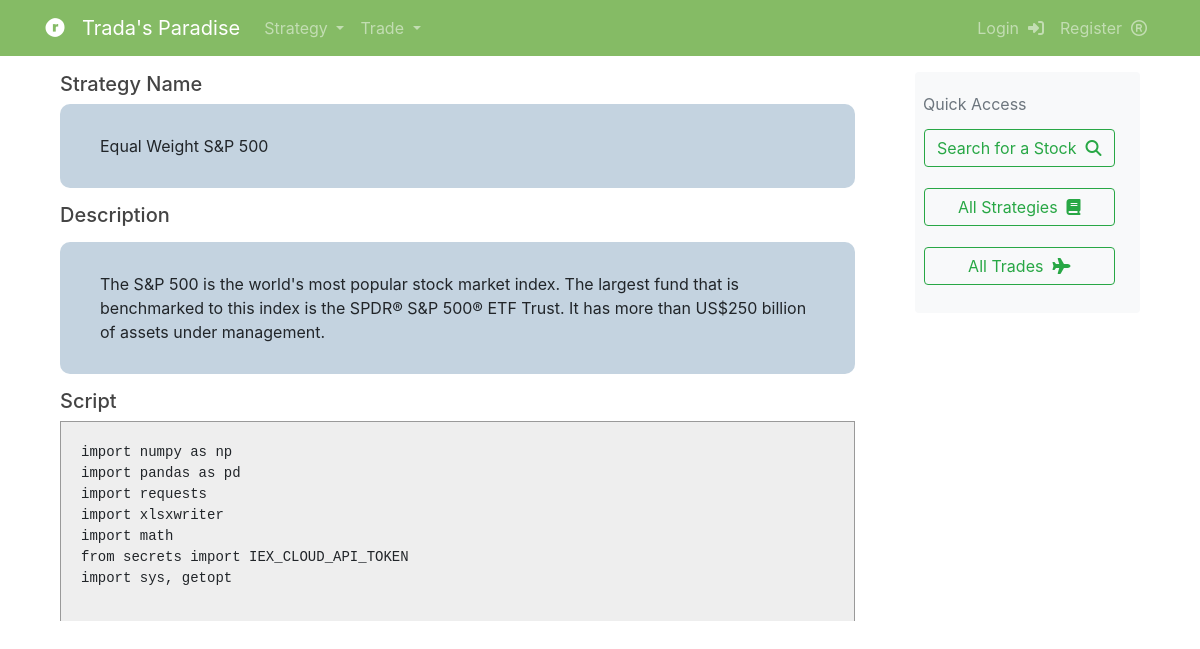
The page /strategy/1/ on the database its author committed.
### strategies/models.py (models this page shows, shortened)
class Strategy(models.Model):
    name = models.CharField(max_length=255, unique=True)
    description = models.CharField(max_length=255)
    script = models.FileField(upload_to="strategy_scripts/", validators=[FileExtensionValidator(allowed_extensions=['py'])])
    def get_script_lines(self):
        with open (f"{self.script}", "r") as f:
            content = f.read()
        f.close()
        return content

### strategies/views.py (the view)
# urls.py: path('strategy/<int:pk>/', StrategyDetailView.as_view(), name='strategy-detail'),
class StrategyDetailView(DetailView):
    model = Strategy
    template_name = 'strategies/strategy_detail.html'
    def get_context_data(self, **kwargs):
        context = super(StrategyDetailView, self).get_context_data(**kwargs)
        context["strategies"] = get_all_strategies()
        return context

### strategies/helper.py (called while the page is built)
def get_all_strategies():
    result = []
    for strategy in Strategy.objects.order_by("name"):
        result.append(strategy)
    return result

### strategies/templates/strategies/strategy_detail.html (shortened to what this page needs)
{% extends "strategies/base.html" %}
{% block content %}
<div class="container">
    <div class="row">
        <div class="col-md-12">
            <h5>Strategy Name</h5>
            <div class="project-info-box mt-0">
                <p class="mb-0">{{strategy.name}}</p>
            </div>
            <h5>Description</h5>
            <div class="project-info-box">
                <p class="mb-0">{{strategy.description}}</p>
            </div>
            <h5>Script</h5>
            <div>
                <pre style="max-height: 200px; overflow: scroll;"><code class="python">{{strategy.get_script_lines}}</code></pre>
            </div>
        </div>
    </div>
</div>
{% endblock content %}

### strategies/static/strategies/main.css (style rules this page uses)
h1, h2, h3, h4, h5, h6 { color: #444444; }
.project-info-box { margin: 15px 0; background-color: #c4d3e0; padding: 30px 40px; border-radius: 10px; border-width: medium; border-color: #85bb65; }
.project-info-box p { margin-bottom: 15px; padding-bottom: 15px; border-bottom: 1px solid #d5dadb; }
.project-info-box p:last-child { margin-bottom: 0; padding-bottom: 0; border-bottom: none; }
pre code { background-color: #eee; border: 1px solid #999; display: block; padding: 20px; }

### rows shown on the page
Strategy: name "Equal Weight S&P 500", description "The S&P 500 is the world's most popular stock market index. The largest fund that is benchmarked to this index is the SPDR® S&P 500® ETF Trust. It has more than US$250 billion of assets under management.", get_script_lines "import numpy as np import pandas as pd import requests import xlsxwriter import math from secrets import IEX_CLOUD_API_TOKEN import sys, getopt…"
